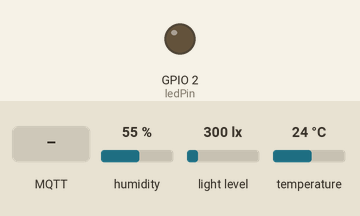
The sketch below on a simulated ESP32. On the bench: output pins drawn as LEDs (lit = HIGH). Inputs (shaded band) come from the test bench; at power-on: humidity 55 %, light level 300 lx, temperature 24 °C. WiFi joins after 1.5 s; servers stay silent unless stated; no MQTT or app messages arrive unless stated; what the sketch prints to the serial monitor is not drawn.

Above: at 3.7 s.
3.8 s: MQTT message "off" arrives on the first subscribed topic
At 4.4 s:
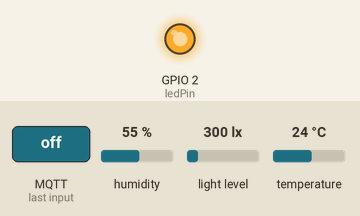
6.8 s: MQTT message "on" arrives on the first subscribed topic
At 7.9 s:
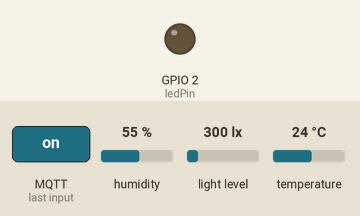
Timing chart, 0 to 9.8 s (numbered marks = the images above; inputs shaded):
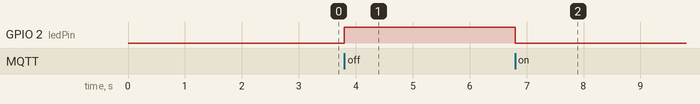

The sketch:

device.ino
```cpp
#include <WiFi.h>
#include <PubSubClient.h>
#include <Wire.h>
#include <DHT.h>
#include <BH1750.h>

BH1750 lightMeter;
#define DHTTYPE DHT11
#define DHTPIN 4
#define ledPin 2
// Replace the next variables with your SSID/Password combination
const char* ssid = "T";
const char* password = "12345678";

// Add your MQTT Broker IP address, example:
//const char* mqtt_server = "192.168.1.144";
const char* mqtt_server = "172.20.10.14";

WiFiClient espClient;
PubSubClient client(espClient);
long lastMsg = 0;
char msg[50];
int value = 0;

DHT dht(DHTPIN, DHTTYPE);

void setup() {
  Serial.begin(115200);
  Wire.begin();
  setup_wifi();
  client.setServer(mqtt_server, 1883);
  client.setCallback(callback);

  dht.begin();
  lightMeter.begin();
  pinMode(ledPin,OUTPUT);
}

void setup_wifi() {
  delay(1000);
  // We start by connecting to a WiFi network
  Serial.println();
  Serial.print("Connecting to ");
  Serial.println(ssid);

  WiFi.begin(ssid, password);

  while (WiFi.status() != WL_CONNECTED) {
    delay(500);
    Serial.print(".");
  }

  Serial.println("");
  Serial.println("WiFi connected");
  Serial.println("IP address: ");
  Serial.println(WiFi.localIP());
}

void callback(char* topic, byte* message, unsigned int length) {
  Serial.print("Message arrived on topic: ");
  Serial.print(topic);
  Serial.print(". Message: ");
  String messageTemp;

  for (int i = 0; i < length; i++) {
    Serial.print((char)message[i]);
    messageTemp += (char)message[i];
  }
  Serial.println();

  // Feel free to add more if statements to control more GPIOs with MQTT

  // If a message is received on the topic esp32/output, you check if the message is either "on" or "off".
  // Changes the output state according to the message
  if (String(topic) == "button") {
    Serial.print("Changing output to ");
    if(messageTemp == "on"){
      Serial.println("on");
      digitalWrite(ledPin, LOW);
    }
    else if(messageTemp == "off"){
      Serial.println("off");
      digitalWrite(ledPin, HIGH);
    }
  }
}

void reconnect() {
  // Loop until we're reconnected
  while (!client.connected()) {
    Serial.print("Attempting MQTT connection...");
    // Attempt to connect
    if (client.connect("ESP32Client")) {
      Serial.println("connected_ESP32client_");
      // Subscribe
      client.subscribe("button");
    } else {
      Serial.print("failed, rc=");
      Serial.print(client.state());
      Serial.println(" try again in 5 seconds");
      // Wait 5 seconds before retrying
      delay(5000);
    }
  }
}
int temp = 0;
int hum = 0;
int lux = 0;
void loop() {
  if (!client.connected()) {
    reconnect();
  }
  client.loop();

  long now = millis();
  if (now - lastMsg > 5000) {
    lastMsg = now;

    temp = dht.readTemperature();
    hum = dht.readHumidity();
    lux = lightMeter.readLightLevel();

    // Temperature
//    Serial.print("Temperature: ");
//    Serial.println(temp);
    char nhietdo[50];
    sprintf(nhietdo, "%d", temp);
    client.publish("esp32/temp", nhietdo);

    // Humidity

//    Serial.print("Humidity: ");
//    Serial.println(hum);
    char doam[50];
    sprintf(doam, "%d", hum);
    client.publish("esp32/humi", doam);

     // Lux
//    Serial.print("Light: ");
//    Serial.println(lux);
    char anhsang[50];
    sprintf(anhsang, "%d", lux);
    client.publish("esp32/lux", anhsang);

    //  pub du lieu
    char dulieu[100];
    sprintf(dulieu, "{\"nhietdo\":\"%d\",\"doam\":\"%d\",\"anhsang\":\"%d\"}", temp,hum,lux);
    client.publish("esp32/dulieu", dulieu);
  }
}
```

Measured:
- after the input at 3.8 s, GPIO 2 (ledPin): LOW → HIGH at once
- after the input at 6.8 s, GPIO 2 (ledPin): HIGH → LOW at once
